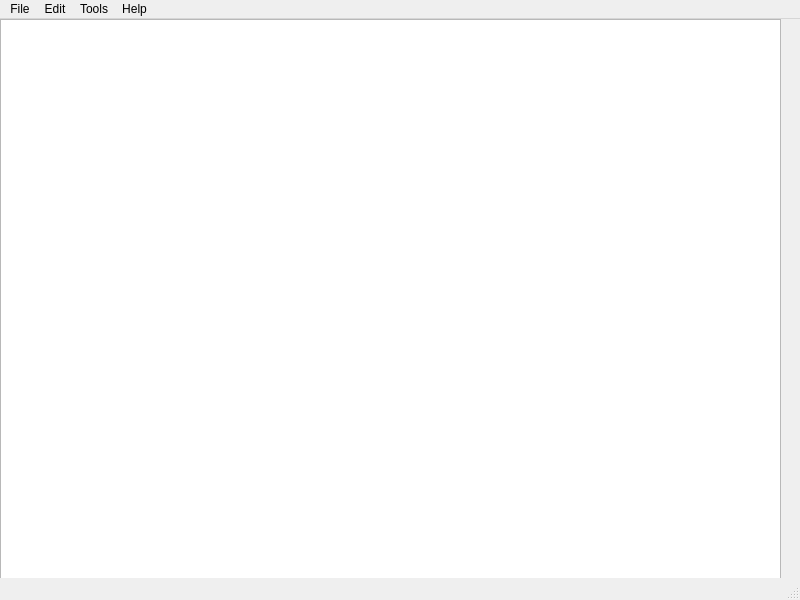
<?xml version="1.0" encoding="UTF-8"?>
<ui version="4.0">
 <class>MainWindow</class>
 <widget class="QMainWindow" name="MainWindow">
  <property name="geometry">
   <rect>
    <x>0</x>
    <y>0</y>
    <width>800</width>
    <height>600</height>
   </rect>
  </property>
  <property name="windowTitle">
   <string>MainWindow</string>
  </property>
  <widget class="QWidget" name="centralwidget">
   <widget class="QTextEdit" name="textEdit">
    <property name="geometry">
     <rect>
      <x>0</x>
      <y>0</y>
      <width>781</width>
      <height>561</height>
     </rect>
    </property>
   </widget>
  </widget>
  <widget class="QMenuBar" name="menubar">
   <property name="geometry">
    <rect>
     <x>0</x>
     <y>0</y>
     <width>800</width>
     <height>22</height>
    </rect>
   </property>
   <widget class="QMenu" name="menuFile">
    <property name="title">
     <string>File</string>
    </property>
    <addaction name="actionNew"/>
    <addaction name="actionOpen"/>
    <addaction name="actionSave"/>
    <addaction name="actionExit"/>
   </widget>
   <widget class="QMenu" name="menuEdit">
    <property name="title">
     <string>Edit</string>
    </property>
    <addaction name="actionCopy"/>
    <addaction name="actionCut"/>
    <addaction name="actionPaste"/>
   </widget>
   <widget class="QMenu" name="menuTools">
    <property name="title">
     <string>Tools</string>
    </property>
    <widget class="QMenu" name="menuColor">
     <property name="title">
      <string>Color</string>
     </property>
     <addaction name="actionPen"/>
     <addaction name="actionBackground"/>
    </widget>
    <addaction name="menuColor"/>
   </widget>
   <widget class="QMenu" name="menuHelp">
    <property name="title">
     <string>Help</string>
    </property>
    <addaction name="actionAbout"/>
   </widget>
   <addaction name="menuFile"/>
   <addaction name="menuEdit"/>
   <addaction name="menuTools"/>
   <addaction name="menuHelp"/>
  </widget>
  <widget class="QStatusBar" name="statusbar"/>
  <action name="actionNew">
   <property name="text">
    <string>New</string>
   </property>
  </action>
  <action name="actionSave">
   <property name="text">
    <string>Save</string>
   </property>
  </action>
  <action name="actionExit">
   <property name="text">
    <string>Exit</string>
   </property>
  </action>
  <action name="actionCopy">
   <property name="text">
    <string>Copy</string>
   </property>
  </action>
  <action name="actionCut">
   <property name="text">
    <string>Cut</string>
   </property>
  </action>
  <action name="actionPaste">
   <property name="text">
    <string>Paste</string>
   </property>
  </action>
  <action name="actionPen">
   <property name="text">
    <string>Pen</string>
   </property>
  </action>
  <action name="actionBackground">
   <property name="text">
    <string>Background</string>
   </property>
  </action>
  <action name="actionAbout">
   <property name="text">
    <string>About</string>
   </property>
  </action>
  <action name="actionOpen">
   <property name="text">
    <string>Open</string>
   </property>
  </action>
 </widget>
 <resources/>
 <connections/>
</ui>
